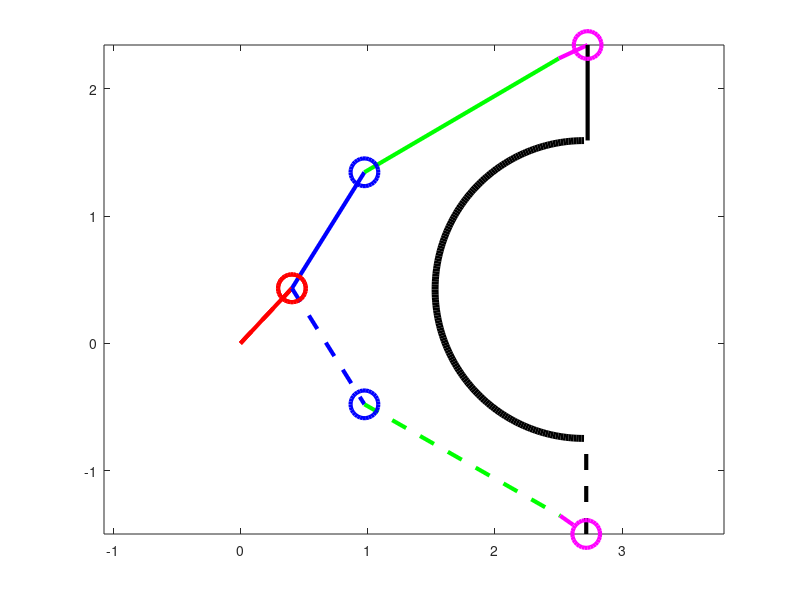

Write MATLAB code to recreate this figure.
clear all
close all

L1=0.405;
L2=0.433;
L3=1.075;
L4=1.762;
L5=0.165;
L6=0.25;
L8=0.75;
t10=[0,0]*pi/180;
t21=[58,-58]*pi/180;
t31=[25,-35]*pi/180;
t43=[0,0]*pi/180;
t51=[-90,90]*pi/180;

x=L1+L3*cos(t21)+L4*cos(t31)-L5*sin(t31)+L6*cos(t31)+L8*cos(t51)
y=L2+L3*sin(t21)+L4*sin(t31)+L5*cos(t31)+L6*sin(t31)+L8*sin(t51)
y(1)-y(2)

O0=[[0,0];[0,0]]
O2=[[L1,L2];[L1,L2]]
O3=[L3*cos(t21)',L3*sin(t21)']+O2
O4=[L4*cos(t31)'-L5*sin(t31)',L4*sin(t31)'+L5*cos(t31)']+O3
O5=[L6*cos(t31)',L6*sin(t31)']+O4
P=[L8*cos(t51)',L8*sin(t51)']+O5


%Def du cercle du fuselage
R=1.17;
O=[2.7,(y(1)+y(2))*0.5];
t=[90:270]*pi/180;
xc=[O(1)+R*cos(t)];
yc=[O(2)+R*sin(t)];

figure
lstyle={'-','--'}
for k=[1,2]
plot([O0(k,1),O2(k,1)],[O0(k,2),O2(k,2)],'r','LineWidth',3,'LineStyle',lstyle{1,k},'MarkerSize',10)
hold on
plot([O2(k,1),O3(k,1)],[O2(k,2),O3(k,2)],'b','LineWidth',3,'LineStyle',lstyle{1,k})
plot([O3(k,1),O4(k,1)],[O3(k,2),O4(k,2)],'g','LineWidth',3,'LineStyle',lstyle{1,k})
plot([O4(k,1),O5(k,1)],[O4(k,2),O5(k,2)],'m','LineWidth',3,'LineStyle',lstyle{1,k})
plot([O5(k,1),P(k,1)],[O5(k,2),P(k,2)],'k','LineWidth',3,'LineStyle',lstyle{1,k})
plot([O2(k,1)],[O2(k,2)],'ro','LineWidth',3,'MarkerSize',20,'LineStyle',lstyle{1,k})
plot([O3(k,1)],[O3(k,2)],'bo','LineWidth',3,'MarkerSize',20,'LineStyle',lstyle{1,k})
plot([O5(k,1)],[O5(k,2)],'mo','LineWidth',3,'MarkerSize',20,'LineStyle',lstyle{1,k})
end

plot(xc,yc,'k-','LineWidth',5) 
axis equal



